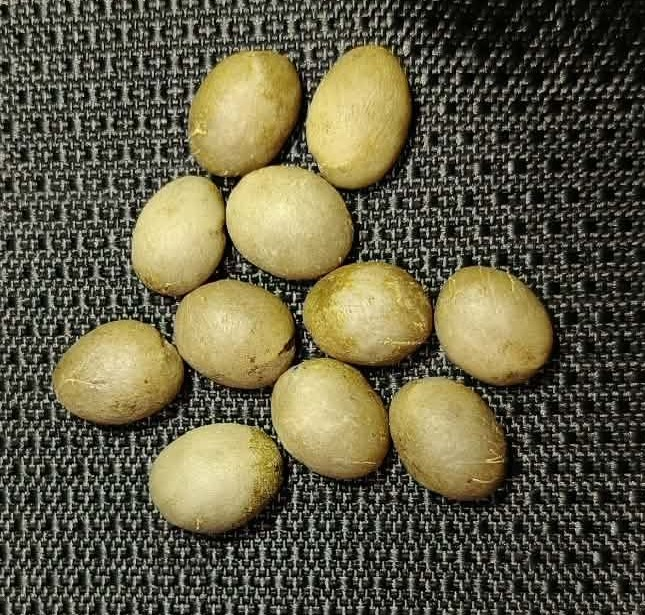
#> input picture data/training/grade1/0a4a9a81c20e.jpg, 645 x 615 px; its folder holds only this picture in this run
$ python -i detector.py   (imports and definitions only)   (older library calls are emulated)
#> lines starting #> are read from the running program, lines starting #| are printed output that depends on the picture
"""
Coffee Bean Detector v3 — Appearance-Based Multi-Stage Pipeline
================================================================

Architecture (5 stages, executed per contour):
  Stage 1 — Blob extraction    : HSV union mask + watershed separation
  Stage 2 — Bean gate          : shape geometry (circularity, solidity, aspect,
                                  size) + texture coherence via Laplacian variance
                                  → rejects pebbles, husks, dust, hands, etc.
  Stage 3 — Colour features      : measure the captured frame without
                                  per-frame white-balance correction
  Stage 4 — Feature extraction : mean/std of H,S,V + 8-bin hue histogram
                                  + surface texture (Laplacian std) + shape moments
  Stage 5 — Grading            : if a trained profile is loaded, uses
                                  nearest-centroid Mahalanobis distance with
                                  per-grade covariance (learned from example images).
                                  Falls back to refined HSV-band lookup when no
                                  profile is present so the system works out-of-box.

Training workflow:
  • Drop example images (PNG/JPEG) into  data/training/<grade>/<any_name>.jpg
    where <grade> is one of: grade1  grade2  grade3  grade4
  • Call  bean_detector.train_from_examples()  (or POST /api/training/train)
  • Profiles are saved to  data/bean_profiles.json  and auto-loaded on startup.

Bean-only guarantee:
  Anything that passes the HSV mask but fails ≥ 2 of the 5 shape/texture
  checks is immediately rejected before any grading logic runs.
  This prevents hands, husk shreds, pebbles, and plastic fragments from
  ever being classified as a bean.
"""

from __future__ import annotations

import json
import logging
import math
import os
from datetime import datetime
from pathlib import Path
from typing import Optional

import cv2
import numpy as np

from .models import BeanResult, Grade, BinType
from .color_calibration import ColorCalibration

logger = logging.getLogger(__name__)

# ── Project-relative data paths (overridable via .env) ────────
_HERE = Path(__file__).resolve().parents[2]   # project root

def _resolve_training_dir() -> Path:
    try:
        from .config import settings as _s
        return _s.training_dir_path
    except Exception:
        p = _HERE / "data" / "training"
        p.mkdir(parents=True, exist_ok=True)
        return p

def _resolve_profile_path() -> Path:
    try:
        from .config import settings as _s
        return _s.profile_path
    except Exception:
        return _HERE / "data" / "bean_profiles.json"

# [1 line that did not run here, left out]
# [1 line that did not run here, left out]
# [1 line that did not run here, left out]

def _resolve_snapshot_dir() -> Path:
    """Auto-captured frames (no beans present) waiting for human labelling."""
    try:
        from .config import settings as _s
        p = Path(_s.training_dir_path).parent / "snapshots"
    except Exception:
        p = _HERE / "data" / "snapshots"
    p.mkdir(parents=True, exist_ok=True)
    (p / "unlabelled").mkdir(exist_ok=True)
    (p / "labelled" / "grade1").mkdir(parents=True, exist_ok=True)
    (p / "labelled" / "grade2").mkdir(parents=True, exist_ok=True)
    (p / "labelled" / "grade3").mkdir(parents=True, exist_ok=True)
    (p / "labelled" / "grade4").mkdir(parents=True, exist_ok=True)
    return p

# [1 line that did not run here, left out]

# ─────────────────────────────────────────────────────────────
#  CALIBRATION
# ─────────────────────────────────────────────────────────────
PIXELS_PER_MM: float = 18.0

# ─────────────────────────────────────────────────────────────
#  FAST PRE-CHECK THRESHOLD
#  Minimum mask pixel count before running expensive watershed +
#  contour pipeline.  Below this → assume no beans present.
# ─────────────────────────────────────────────────────────────
MIN_MASK_PIXELS = 500   # raised for 1080p — at higher res beans produce more pixels

# ─────────────────────────────────────────────────────────────
#  BROAD HSV DETECTION MASK  (deliberately wide — every coffee
#  bean colour passes; the bean-gate and grader narrow it down)
# ─────────────────────────────────────────────────────────────
DETECT_LOWER = np.array([8,  25,  30], dtype=np.uint8)  # H=brown, S=min, V=min
DETECT_UPPER = np.array([38, 185, 215], dtype=np.uint8)  # H=max brown, S=max, V=max (reduced from 235 to exclude bright reflections)

# Green-mold band
MOLD_LOWER = np.array([28, 20, 40],  dtype=np.uint8)
MOLD_UPPER = np.array([82, 80, 150], dtype=np.uint8)

# Very dark / burnt beans (low V, near-black)
BURNT_LOWER = np.array([0,  0,  10], dtype=np.uint8)
BURNT_UPPER = np.array([180, 80, 60], dtype=np.uint8)

# ─────────────────────────────────────────────────────────────
#  SHADOW / REFLECTION / BACKGROUND REJECTION
# ─────────────────────────────────────────────────────────────
SHADOW_SAT_MAX    = 25   # near-zero S → grey background
SHADOW_VAL_MAX    = 60   # AND dark → confirmed background
REFLECTION_V_MIN  = 220  # very bright + low S → glare (lowered from 240 to catch more reflections)
REFLECTION_S_MAX  = 30   # increased from 22 to catch desaturated highlights

# ─────────────────────────────────────────────────────────────
#  STAGE 2 — BEAN GATE THRESHOLDS
#  Five independent checks; a blob must pass ≥ 4 of 5 to proceed
# ─────────────────────────────────────────────────────────────
MIN_AREA_PX       = 300    # noise / dust
MAX_AREA_PX       = 90000  # merged cluster (watershed handles, but extra safety)
MIN_CIRCULARITY   = 0.35   # stricter — beans are oval/round, not linear
MIN_SOLIDITY      = 0.60   # stricter — rejects irregular non-bean shapes
MAX_ASPECT_RATIO  = 3.0    # longer than 3:1 → broken shard, not a bean
MIN_DIAMETER_MM   = 4.0    # coffee beans are 6-15mm; 4mm allows calibration shots
MAX_DIAMETER_MM   = 22.0   # >22mm = merged cluster or foreign object, not a single bean
MIN_TEXTURE_LAP   = 5.0    # raised — rejects smooth plastic, glass, shiny surfaces
MAX_TEXTURE_LAP   = 900.0  # upper bound — excessive variance = paper/cloth, not a bean surface

# ─────────────────────────────────────────────────────────────
#  FALLBACK HSV GRADE BANDS  (used when no trained profile)
# ─────────────────────────────────────────────────────────────
# Grade 1 — pale cream-tan  (premium / lightly processed)
G1_H = (12, 32);  G1_S = (30, 80);  G1_V = (155, 225)
# Grade 2 — warm golden-tan  (good quality)
G2_H = (14, 32);  G2_S = (55, 130); G2_V = (140, 210)
# Grade 3 — olive / yellow-green  (average)
G3_H = (16, 45);  G3_S = (40, 155); G3_V = (75, 170)
# Grade 4 — defective (pale/mold/burnt) — catch-all remainder

# Defect sub-classifications
PALE_SAT_MAX   = 45;   PALE_VAL_MIN  = 145
MOLD_H_MIN     = 28;   MOLD_H_MAX    = 82;  MOLD_S_MIN = 18; MOLD_V_MAX = 155
BURNT_V_MAX    = 45
STD_SEVERE     = 42    # Laplacian std → "Surface Damage"
STD_MINOR      = 28    # → "Minor Surface"


# ═════════════════════════════════════════════════════════════
#  GRADE PROFILES  (loaded from JSON, built by trainer)
# ═════════════════════════════════════════════════════════════

# [130 lines that did not run here, left out]


# ═════════════════════════════════════════════════════════════
#  MAIN DETECTOR
# ═════════════════════════════════════════════════════════════

# [799 lines that did not run here, left out]


# ── Module-level singleton (imported by __init__.py and routes.py) ────────
# [1 line that did not run here, left out]

>>> import cv2
>>> picture = cv2.imread('../../data/training/grade1/0a4a9a81c20e.jpg', cv2.IMREAD_GRAYSCALE)
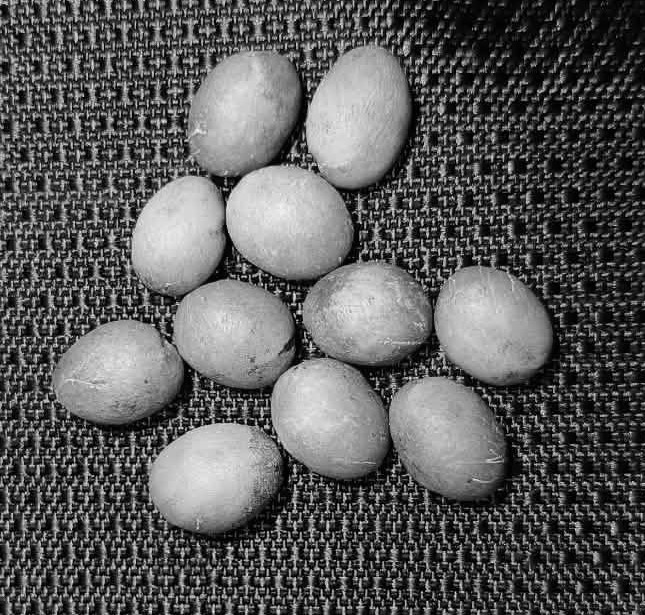
#> picture: shape (615, 645); min 0, max 246, mean 91.2
#> (the run stopped early here; a loop or call above may not have finished)

$ run again, on data/training/grade1/72e4f024a88b.jpg
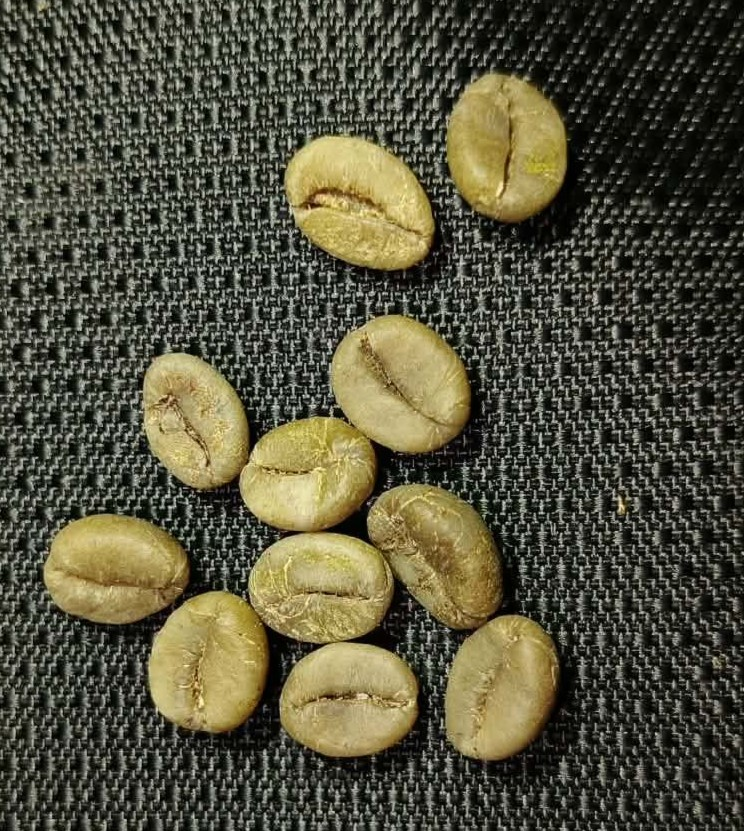
#> input picture data/training/grade1/72e4f024a88b.jpg, 744 x 831 px
#> `picture = cv2.imread('../../data/training/grade1/0a4a9a81c20e.jpg', cv..`:
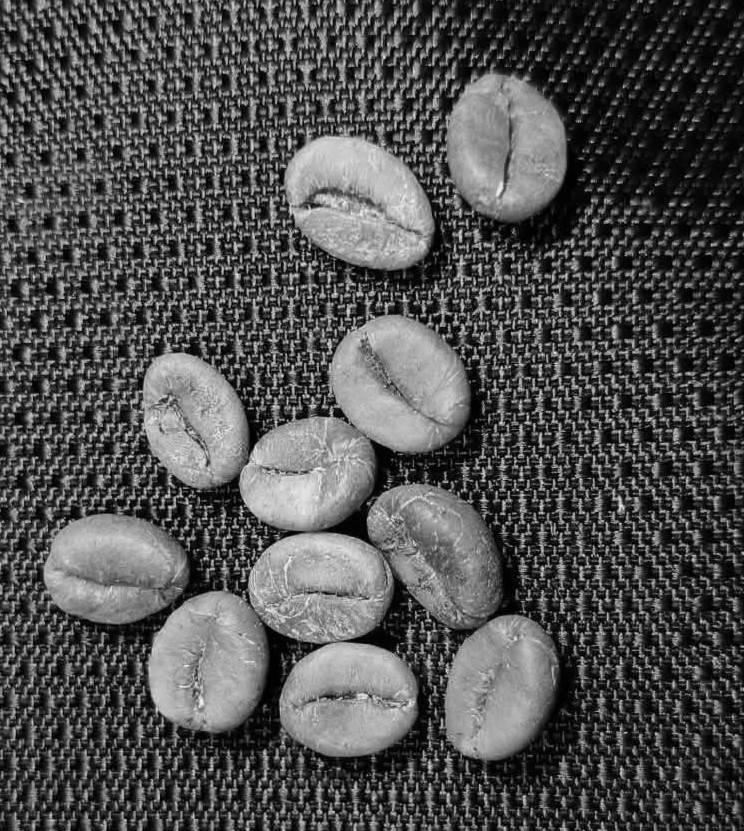
#> picture: shape (831, 744); min 0, max 252, mean 81.3
